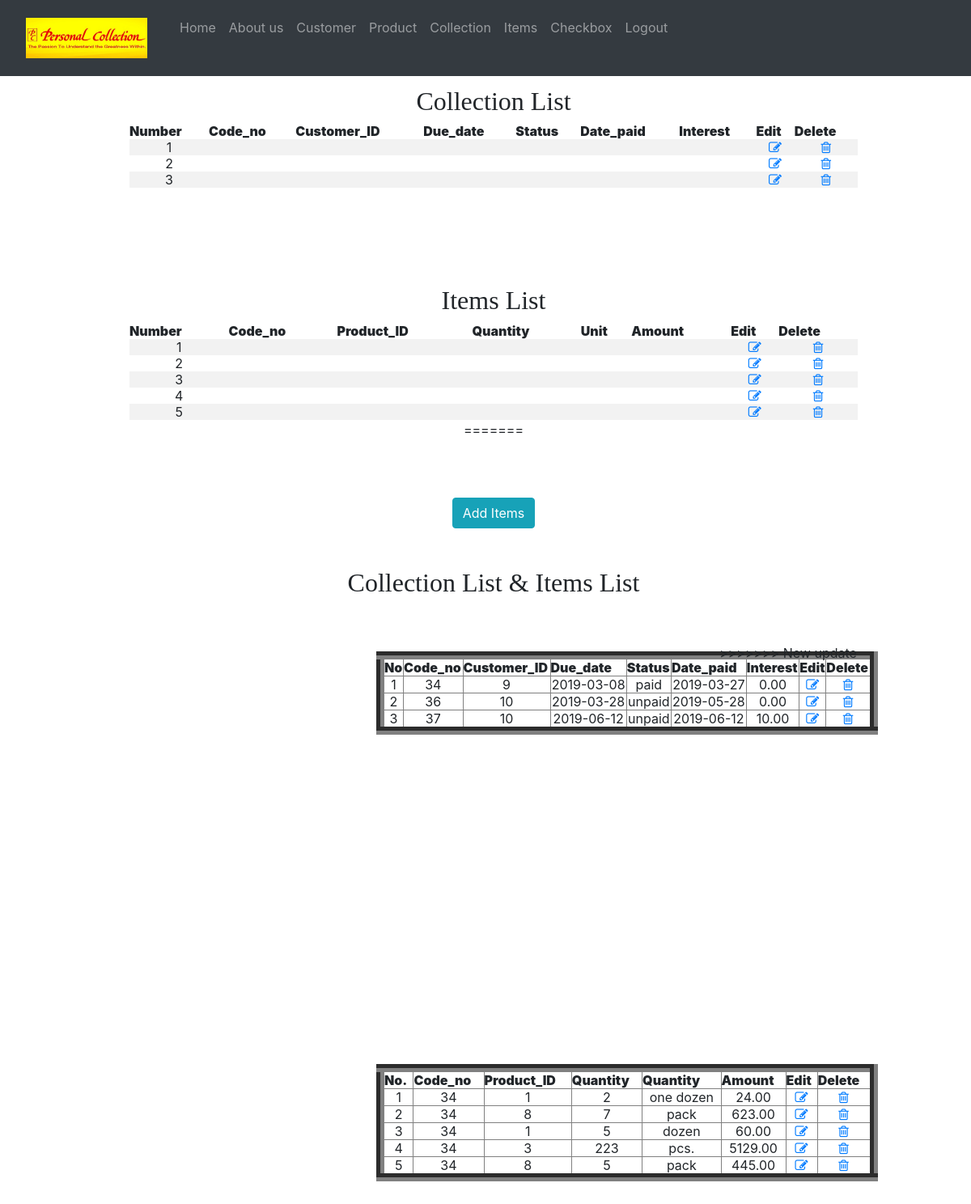
/viewcollection.php (signed in), run on the app's committed database.
### tables this page shows
CREATE TABLE `collection_table` (
  `Code_no` int(11) NOT NULL,
  `Customer_ID` int(11) NOT NULL,
  `Due_date` date NOT NULL,
  `Status` varchar(20) NOT NULL,
  `Date_paid` date NOT NULL,
  `Interest` decimal(10,2) NOT NULL
);

CREATE TABLE `collection_items` (
  `Code_no` int(11) NOT NULL,
  `Product_ID` int(11) NOT NULL,
  `Quantity` int(11) NOT NULL,
  `Unit` varchar(100) NOT NULL,
  `Amount` decimal(10,2) NOT NULL
);

### viewcollection.php (the view, shortened to what this page needs)
<?php
require('db.php');
?>
<!DOCTYPE html>
<html>
<head>
<link rel="stylesheet" href="bootstrap/css/bootstrap.min.css">
</head>
<body>
		<div class="sidebar">
		   <a class="mt-5" href="index.php"><i class="fa fa-fw fa-home"></i> Home</a>
			<a href="addcollection.php"><i class="fa fa-address-card-o"></i>Add new Collection </a>
			<a href="viewprod.php"><i class="fa fa-address-card-o"></i>Product </a>
			<a href="addcus.php"><i class="fa fa-address-card-o"></i>Customers </a>
			<a href="viewitems.php"><i class="fa fa-address-card-o"></i>Items </a>
		   <a href="logout.php"><i class="fa fa-sign-out"></i> Logout</a>
		</div>
		<center><div class="main w-75">
		<br/><br/>
		<div class="form">
				<h2><font face="Britannic Bold">Collection List</font></h2>
		</div>
	<table class="table-striped" width="100%"  style="border-collapse:collapse;">
			<thead>
				<th><strong>Number</strong></th>
				<th><strong>Code_no</strong></th>
				<th><strong>Customer_ID</strong></th>
				<th><strong>Due_date</strong></th>
				<th><strong>Status</strong></th>
				<th><strong>Date_paid</strong></th>
				<th><strong>Interest</strong></th>
				<th><strong>Edit</strong></th>
				<th><strong>Delete</strong></th>
			</thead>
		</div>
			</center>
				<tbody>
<?php
$count=1;
$sel_query="SELECT * FROM collection_table";
$result = mysqli_query($con,$sel_query);
while($row = mysqli_fetch_assoc($result)) { ?>
		<tr><td align="center"><?php echo $count; ?></td>
			<td align="center"><?php echo $row["code_no"]; ?></td>
			<td align="center"><?php echo $row["customer_id"]; ?></td>
			<td align="center"><?php echo $row["due_date"]; ?></td>
			<td align="center"><?php echo $row["status"]; ?></td>
			<td align="center"><?php echo $row["date_paid"]; ?></td>
			<td align="center"><?php echo $row["interest"]; ?></td>
			<td align="center">
				<a href="editcollection.php?id=<?php echo $row["code_no"]; ?>"><i class="fa fa-edit"></i></a>
					</td>
				<td align="center">
				<a href="deletecollection.php?id=<?php echo $row["code_no"]; ?>"><i class="fa fa-trash-o"></i></a>
						</td>
							</tr>
<?php $count++; } ?>
		<table class="table-striped" width="100%"  style="border-collapse:collapse;">
		<center><div class="main w-75">
		<br/><br/>
		<div class="form">
			<br/><br/><br/>
				<h2><font face="Britannic Bold">Items List</font></h2>
		</div>
			<thead>
				<th><strong>Number</strong></th>
				<th><strong>Code_no</strong></th>
				<th><strong>Product_ID</strong></th>
				<th><strong>Quantity</strong></th>
				<th><strong>Unit</strong></th>
				<th><strong>Amount</strong></th>
				<th><strong>Edit</strong></th>
				<th><strong>Delete</strong></th>
			</thead>
				</div>
					</center>
						<tbody>
<?php
$count=1;
$sel_query="SELECT * FROM collection_items";
$result = mysqli_query($con,$sel_query);
while($row = mysqli_fetch_assoc($result)) { ?>
			<tr><td align="center"><?php echo $count; ?></td>
				<td align="center"><?php echo $row["code_no"]; ?></td>
				<td align="center"><?php echo $row["product_id"]; ?></td>
				<td align="center"><?php echo $row["quantity"]; ?></td>
				<td align="center"><?php echo $row["unit"]; ?></td>
				<td align="center"><?php echo $row["amount"]; ?></td>
				<td align="center">
			<a href="edititems.php?id=<?php echo $row["code_no"]; ?>"><i class="fa fa-edit"></i></a>
			</td>
			<td align="center">
			<a href="deleteitems.php?id=<?php echo $row["code_no"]; ?>"><i class="fa fa-trash-o"></i></a>
				</td>
					</tr>
<?php $count++; } ?>
</tbody>
</table>
</body>
</html>
<?php
require('db.php');
?>
<!DOCTYPE html>
<html>
<head>
<link rel="stylesheet" href="bootstrap/css/bootstrap.min.css">
<link rel="stylesheet" href="style.css" />
<link rel="stylesheet" href="https://cdnjs.cloudflare.com/ajax/libs/font-awesome/4.7.0/css/font-awesome.min.css">
</head>
<body>
	<nav class="navbar fixed-top navbar-expand-lg navbar-dark bg-dark fixed-top">
      <div class="container-responsive">
        <div class="collapse navbar-collapse" id="navbarResponsive" >
          <ul class="navbar-nav ml-auto">
            <a class="navbar-brand" href="home.html">
			<img src="logo.jpg" style="float:left;" width="150" height="50" alt=""></a>
            <li class="nav-item ">
              <a class="nav-link " href="home.php" >
               Home
              </a>
            </li>
			<li class="nav-item ">
              <a class="nav-link " href=".about.php" >
               About us
              </a>
            </li>
			<li class="nav-item ">
              <a class="nav-link " href="addcustomer.php" >
              Customer
              </a>
            </li>
			<li class="nav-item ">
              <a class="nav-link " href="addproducts.php" >
               Product
              </a>
            </li>
			<li class="nav-item ">
              <a class="nav-link " href="addcollection.php" >
               Collection
              </a>
            </li>
			<li class="nav-item ">
              <a class="nav-link " href="additems.php" >
               Items
              </a>
			  <li class="nav-item ">
              <a class="nav-link " href="checkbox.php" >
               Checkbox
              </a>
            </li><li class="nav-item ">
              <a class="nav-link " href="logout.php" >
               Logout
              </a>
            </li>
          </ul>
        </div>
    </nav>
<br/><br/><br/><br/>
	<a href="additems.php" class="btn btn-info" role="button">Add Items</a>
		<div class="form"><br/><br/>
		<center><h2><font face="Britannic Bold">Collection List & Items List</font></h2></center>
		</div>
		<br/><br/>
		<div class="column" style="; margin-left:300px;">
			<table width="150%" border="10" style="; background-color:white;">
				<thead>
					<th><strong>No</strong></th>
					<th><strong>Code_no</strong></th>
					<th><strong>Customer_ID</strong></th>
					<th><strong>Due_date</strong></th>
					<th><strong>Status</strong></th>
					<th><strong>Date_paid</strong></th>
					<th><strong>Interest</strong></th>
					<th><strong>Edit</strong></th>
					<th><strong>Delete</strong></th>
				</thead>
				<tbody>
				<?php
		$count=1;
		$sel_query="SELECT * FROM collection_table";
		$result = mysqli_query($con,$sel_query);
		while($row = mysqli_fetch_assoc($result)) { ?>
		<tr><td align="center"><?php echo $count; ?></td>
			<td align="center"><?php echo $row["Code_no"]; ?></td>
			<td align="center"><?php echo $row["Customer_ID"]; ?></td>
			<td align="center"><?php echo $row["Due_date"]; ?></td>
			<td align="center"><?php echo $row["Status"]; ?></td>
			<td align="center"><?php echo $row["Date_paid"]; ?></td>
			<td align="center"><?php echo $row["Interest"]; ?></td>
			<td align="center">
				<a href="editcollection.php?id=<?php echo $row["Code_no"]; ?>"><i class="fa fa-edit"></i></a>
					</td>
				<td align="center">
				<a href="deletecollection.php?id=<?php echo $row["Code_no"]; ?>"><i class="fa fa-trash-o"></i></a>
						</td>
							</tr>
		<?php $count++; } ?>
				</tbody>
				</table>
		</div>
			<div class="column" style="; margin-left:300px;">
			<table width="150%" border="10" style="; background-color:white;">
				<thead>
				<th><strong>No.</strong></th>
				<th><strong>Code_no</strong></th>
				<th><strong>Product_ID</strong></th>
				<th><strong>Quantity</strong></th>
				<th><strong>Quantity</strong></th>
				<th><strong>Amount</strong></th>
				<th><strong>Edit</strong></th>
				<th><strong>Delete</strong></th>
				</thead>
				<tbody>
				<?php
		$count=1;
		$sel_query="SELECT * FROM collection_items";
		$result = mysqli_query($con,$sel_query);
		while($row = mysqli_fetch_assoc($result)) { ?>
			<tr><td align="center"><?php echo $count; ?></td>
				<td align="center"><?php echo $row["Code_no"]; ?></td>
				<td align="center"><?php echo $row["Product_ID"]; ?></td>
				<td align="center"><?php echo $row["Quantity"]; ?></td>
				<td align="center"><?php echo $row["Unit"]; ?></td>
				<td align="center"><?php echo $row["Amount"]; ?></td>
				<td align="center">
			<a href="edititems.php?id=<?php echo $row["Code_no"]; ?>"><i class="fa fa-edit"></i></a>
			</td>
			<td align="center">
			<a href="deleteitems.php?id=<?php echo $row["Code_no"]; ?>"><i class="fa fa-trash-o"></i></a>
				</td>
					</tr>
			<?php $count++; } ?>
				</tbody>
				</table>
		</div>
</body>
</html>

### style.css (style rules this page uses)
* { margin: 0px; padding: 0px; }
.navbar { overflow: hidden; background-color: #333; }
.navbar a { float: left; font-size: 16px; color: white; text-align: center; padding: 14px 16px; text-decoration: none; }

### viewcollection.php (style rules this page uses)
body { margin:10px; padding:0px; width:100%; height:100%; }
.column { float: left; width: 47.00%; padding: 5px; height: 500px; margin: 5px; }

### data on the page
collection_table: Code_no "34", Customer_ID "9", Due_date "2019-03-08", Status "paid", Date_paid "2019-03-27", Interest "0.00"
collection_table: Code_no "36", Customer_ID "10", Due_date "2019-03-28", Status "unpaid", Date_paid "2019-05-28", Interest "0.00"
collection_table: Code_no "37", Customer_ID "10", Due_date "2019-06-12", Status "unpaid", Date_paid "2019-06-12", Interest "10.00"
collection_items: Code_no "34", Product_ID "1", Quantity "2", Unit "one dozen", Amount "24.00"
collection_items: Code_no "34", Product_ID "8", Quantity "7", Unit "pack", Amount "623.00"
collection_items: Code_no "34", Product_ID "1", Quantity "5", Unit "dozen", Amount "60.00"
collection_items: Code_no "34", Product_ID "3", Quantity "223", Unit "pcs.", Amount "5129.00"
collection_items: Code_no "34", Product_ID "8", Quantity "5", Unit "pack", Amount "445.00"
